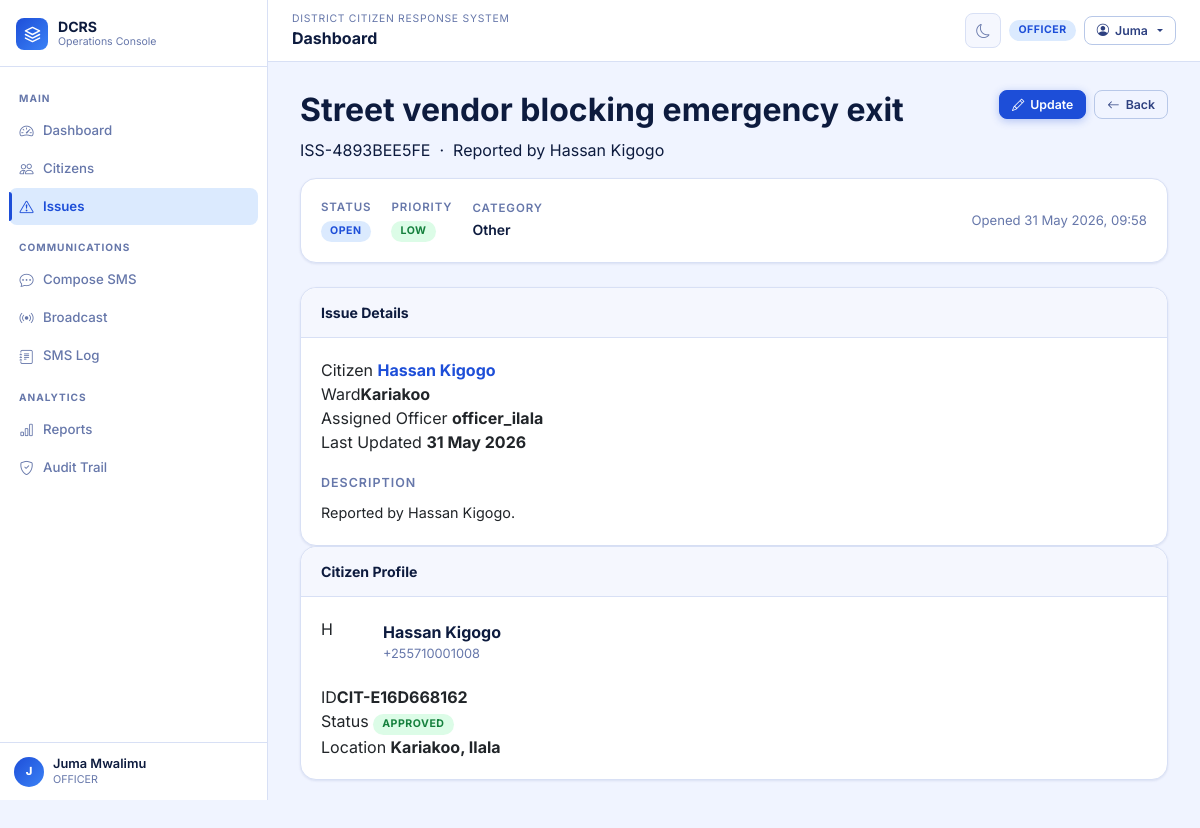
Screenshot of /issues/10/ (signed in) with the database file from the repository.
### apps/accounts/models.py (models this page shows, shortened)
class User(AbstractUser):
    class Role(models.TextChoices):
        ADMIN = "ADMIN", "Admin"
        OFFICER = "OFFICER", "Officer"
        CITIZEN = "CITIZEN", "Citizen"
    role = models.CharField(max_length=20, choices=Role.choices, default=Role.OFFICER)
    phone_number = models.CharField(max_length=20, blank=True, unique=True, null=True)
    national_id = models.CharField(max_length=32, blank=True, unique=True)
    ward = models.ForeignKey(
        "localities.Ward",
        on_delete=models.SET_NULL,
        null=True,
        blank=True,
        related_name="users",
    )
    is_phone_verified = models.BooleanField(default=False)
    failed_login_attempts = models.PositiveSmallIntegerField(default=0)
    locked_until = models.DateTimeField(blank=True, null=True)
    class Meta:
        ordering = ["username"]

### apps/issues/models.py (models this page shows, shortened)
class Issue(models.Model):
    class Category(models.TextChoices):
        SANITATION = "SANITATION", "Sanitation"
        ROAD = "ROAD", "Road"
        WATER = "WATER", "Water"
        LIGHTING = "LIGHTING", "Lighting"
        SECURITY = "SECURITY", "Security"
        OTHER = "OTHER", "Other"
    class Priority(models.TextChoices):
        LOW = "LOW", "Low"
        MEDIUM = "MEDIUM", "Medium"
        HIGH = "HIGH", "High"
        CRITICAL = "CRITICAL", "Critical"
    class Status(models.TextChoices):
        OPEN = "OPEN", "Open"
        IN_PROGRESS = "IN_PROGRESS", "In progress"
        ESCALATED = "ESCALATED", "Escalated"
        RESOLVED = "RESOLVED", "Resolved"
        CLOSED = "CLOSED", "Closed"
    reference_no = models.CharField(max_length=24, unique=True, editable=False)
    citizen = models.ForeignKey("citizens.Citizen", on_delete=models.CASCADE, related_name="issues")
    title = models.CharField(max_length=180)
    description = models.TextField()
    category = models.CharField(max_length=20, choices=Category.choices)
    priority = models.CharField(max_length=20, choices=Priority.choices, default=Priority.MEDIUM)
    status = models.CharField(max_length=20, choices=Status.choices, default=Status.OPEN)
    ward = models.ForeignKey("localities.Ward", on_delete=models.PROTECT, related_name="issues")
    assigned_officer = models.ForeignKey(
        settings.AUTH_USER_MODEL,
        on_delete=models.SET_NULL,
        blank=True,
        null=True,
        related_name="assigned_issues",
    )
    internal_notes = models.TextField(blank=True)
    escalated_to_district = models.BooleanField(default=False)
    closed_at = models.DateTimeField(blank=True, null=True)
    created_at = models.DateTimeField(auto_now_add=True)
    updated_at = models.DateTimeField(auto_now=True)
    class Meta:
        ordering = ["-created_at"]

### apps/citizens/models.py (models this page shows, shortened)
class Citizen(models.Model):
    class Gender(models.TextChoices):
        FEMALE = "FEMALE", "Female"
        MALE = "MALE", "Male"
        OTHER = "OTHER", "Other"
    class Status(models.TextChoices):
        PENDING = "PENDING", "Pending"
        APPROVED = "APPROVED", "Approved"
        REJECTED = "REJECTED", "Rejected"
        SUSPENDED = "SUSPENDED", "Suspended"
    citizen_id = models.CharField(max_length=24, unique=True, editable=False)
    user = models.OneToOneField(
        settings.AUTH_USER_MODEL,
        on_delete=models.SET_NULL,
        blank=True,
        null=True,
        related_name="citizen_profile",
    )
    full_name = models.CharField(max_length=160)
    national_id = models.CharField(max_length=32, unique=True)
    phone_number = models.CharField(max_length=20, unique=True)
    gender = models.CharField(max_length=16, choices=Gender.choices)
    date_of_birth = models.DateField(blank=True, null=True)
    region = models.ForeignKey("localities.Region", on_delete=models.PROTECT, related_name="citizens")
    district = models.ForeignKey("localities.District", on_delete=models.PROTECT, related_name="citizens")
    ward = models.ForeignKey("localities.Ward", on_delete=models.PROTECT, related_name="citizens")
    mtaa = models.ForeignKey(
        "localities.Mtaa", on_delete=models.PROTECT, related_name="citizens", blank=True, null=True
    )
    profile_photo = models.ImageField(upload_to="citizens/photos/", blank=True, null=True)
    registration_notes = models.TextField(blank=True)
    status = models.CharField(max_length=20, choices=Status.choices, default=Status.PENDING)
    created_at = models.DateTimeField(auto_now_add=True)
    updated_at = models.DateTimeField(auto_now=True)
    class Meta:
        ordering = ["-created_at"]

### apps/localities/models.py (models this page shows, shortened)
class Ward(models.Model):
    district = models.ForeignKey(District, on_delete=models.CASCADE, related_name="wards")
    name = models.CharField(max_length=120)
    class Meta:
        ordering = ["name"]
        unique_together = [("district", "name")]

class District(models.Model):
    region = models.ForeignKey(Region, on_delete=models.CASCADE, related_name="districts")
    name = models.CharField(max_length=120)
    class Meta:
        ordering = ["name"]
        unique_together = [("region", "name")]

### apps/issues/views.py (the view)
# urls.py: path("<int:pk>/", IssueDetailView.as_view(), name="detail"),
class IssueDetailView(LoginRequiredMixin, DetailView):
    model = Issue
    template_name = "issues/issue_detail.html"
    context_object_name = "issue"

### templates/issues/issue_detail.html (shortened to what this page needs)
{% extends 'base.html' %}
{% block content %}
<div class="page-header">
  <div style="display:flex;align-items:flex-start;justify-content:space-between;gap:16px">
    <div>
      <h2>{{ issue.title|truncatechars:70 }}</h2>
      <p>{{ issue.reference_no }} &nbsp;·&nbsp; Reported by {{ issue.citizen.full_name }}</p>
    </div>
    <div style="display:flex;gap:8px">
      <a class="btn btn-primary btn-sm" href="{% url 'issues:update' issue.pk %}">
        <i class="bi bi-pencil"></i> Update
      </a>
      <a class="btn btn-outline btn-sm" href="{% url 'issues:list' %}">
        <i class="bi bi-arrow-left"></i> Back
      </a>
    </div>
  </div>
</div>
<div class="card mb-4" style="border-left:4px solid var(--accent)">
  <div class="card-body" style="padding:16px 20px;display:flex;align-items:center;gap:20px;flex-wrap:wrap">
    <div>
      <div style="font-size:0.72rem;font-weight:600;text-transform:uppercase;letter-spacing:0.08em;color:var(--muted)">Status</div>
      <span class="badge status-{{ issue.status }}" style="margin-top:4px;font-size:0.82rem">{{ issue.get_status_display }}</span>
    </div>
    <div>
      <div style="font-size:0.72rem;font-weight:600;text-transform:uppercase;letter-spacing:0.08em;color:var(--muted)">Priority</div>
      <span class="badge priority-{{ issue.priority }}" style="margin-top:4px;font-size:0.82rem">{{ issue.get_priority_display }}</span>
    </div>
    <div>
      <div style="font-size:0.72rem;font-weight:600;text-transform:uppercase;letter-spacing:0.08em;color:var(--muted)">Category</div>
      <span style="font-size:0.875rem;font-weight:600;color:var(--text)">{{ issue.get_category_display }}</span>
    </div>
    <div style="margin-left:auto;font-size:0.82rem;color:var(--muted)">
      Opened {{ issue.created_at|date:"d M Y, H:i" }}
    </div>
  </div>
</div>
<div class="grid-2 mb-4">
  <div class="card">
    <div class="card-header"><span class="card-title">Issue Details</span></div>
    <div class="card-body">
      <div class="detail-grid" style="grid-template-columns:1fr 1fr;margin-bottom:20px">
        <div class="detail-item"><label>Citizen</label>
          <strong><a href="{% url 'citizens:detail' issue.citizen.pk %}" style="color:var(--accent)">{{ issue.citizen.full_name }}</a></strong>
        </div>
        <div class="detail-item"><label>Ward</label><strong>{{ issue.ward.name }}</strong></div>
        <div class="detail-item"><label>Assigned Officer</label>
          <strong>{{ issue.assigned_officer|default:"Unassigned" }}</strong>
        </div>
        <div class="detail-item"><label>Last Updated</label>
          <strong>{{ issue.updated_at|date:"d M Y" }}</strong>
        </div>
      </div>
      <div>
        <div style="font-size:0.78rem;font-weight:600;text-transform:uppercase;letter-spacing:0.08em;color:var(--muted);margin-bottom:8px">Description</div>
        <p style="color:var(--text-soft);font-size:0.9rem;line-height:1.7;margin:0">{{ issue.description }}</p>
      </div>
    </div>
  </div>
  <div class="card">
    <div class="card-header"><span class="card-title">Citizen Profile</span></div>
    <div class="card-body">
      <div style="display:flex;align-items:center;gap:14px;margin-bottom:20px">
        <div class="user-avatar" style="width:48px;height:48px;font-size:1rem">
          {{ issue.citizen.full_name|slice:":1"|upper }}
        </div>
        <div>
          <div style="font-weight:700;color:var(--text)">{{ issue.citizen.full_name }}</div>
          <div style="font-size:0.8rem;color:var(--muted)">{{ issue.citizen.phone_number }}</div>
        </div>
      </div>
      <div class="detail-grid" style="grid-template-columns:1fr 1fr">
        <div class="detail-item"><label>ID</label><strong>{{ issue.citizen.citizen_id }}</strong></div>
        <div class="detail-item"><label>Status</label>
          <span class="badge status-{{ issue.citizen.status }}">{{ issue.citizen.get_status_display }}</span>
        </div>
        <div class="detail-item" style="grid-column:1/-1"><label>Location</label>
          <strong>{{ issue.citizen.ward.name }}, {{ issue.citizen.district.name }}</strong>
        </div>
      </div>
    </div>
  </div>
</div>
{% endblock %}

### templates/partials/sidebar.html
<aside class="app-sidebar" id="appSidebar">
  <div class="sidebar-header">
    <a class="sidebar-brand" href="{% url 'reports:dashboard' %}">
      <div class="brand-logo">
        <svg viewBox="0 0 24 24" fill="none">
          <path d="M12 2L2 7l10 5 10-5-10-5zM2 17l10 5 10-5M2 12l10 5 10-5" stroke="white" stroke-width="2" stroke-linecap="round" stroke-linejoin="round"/>
        </svg>
      </div>
      <div><div class="brand-name">DCRS</div><div class="brand-sub">Operations Console</div></div>
    </a>
  </div>
  <nav class="sidebar-nav">
    <span class="sidebar-section-label">Main</span>
    <a href="{% url 'reports:dashboard' %}"        class="sidebar-link"><i class="bi bi-speedometer2"></i> Dashboard</a>
    <a href="{% url 'citizens:list' %}"            class="sidebar-link"><i class="bi bi-people"></i> Citizens</a>
    <a href="{% url 'issues:list' %}"              class="sidebar-link"><i class="bi bi-exclamation-triangle"></i> Issues</a>
    <span class="sidebar-section-label">Communications</span>
    <a href="{% url 'notifications:compose' %}"    class="sidebar-link"><i class="bi bi-chat-dots"></i> Compose SMS</a>
    <a href="{% url 'notifications:broadcast' %}"  class="sidebar-link"><i class="bi bi-broadcast"></i> Broadcast</a>
    <a href="{% url 'notifications:log' %}"        class="sidebar-link"><i class="bi bi-journal-text"></i> SMS Log</a>
    <span class="sidebar-section-label">Analytics</span>
    <a href="{% url 'reports:registration_report' %}" class="sidebar-link"><i class="bi bi-bar-chart"></i> Reports</a>
    <a href="{% url 'reports:audit_log' %}"        class="sidebar-link"><i class="bi bi-shield-check"></i> Audit Trail</a>
  </nav>
  <div class="sidebar-footer">
    <div class="sb-user">
      <div class="sb-avatar">{{ user.get_full_name|default:user.username|slice:":1"|upper }}</div>
      <div>
        <div class="sb-name">{{ user.get_full_name|default:user.username }}</div>
        <div class="sb-role">{{ user.role|default:'Officer' }}</div>
      </div>
    </div>
  </div>
</aside>

### templates/partials/navbar.html (shortened to what this page needs)
<nav class="app-navbar">
  <div style="display:flex;align-items:center;gap:10px;min-width:0;flex:1">
    <div style="min-width:0">
      <div class="nav-bc">District Citizen Response System</div>
      <div class="nav-title">{% block page_title %}Dashboard{% endblock %}</div>
    </div>
  </div>
  <div style="display:flex;align-items:center;gap:8px;flex-shrink:0">
    <button class="btn-theme" data-theme-toggle title="Toggle theme"><i class="bi bi-moon"></i></button>
    <span class="badge badge-blue d-none d-md-inline-flex">{{ user.role|default:'Guest' }}</span>
    <div class="dropdown">
      <button class="btn btn-sm btn-outline dropdown-toggle" data-bs-toggle="dropdown" type="button">
        <i class="bi bi-person-circle"></i>
        <span class="d-none d-sm-inline">{{ user.get_short_name|default:user.username }}</span>
      </button>
    </div>
  </div>
</nav>

### rows the page displays
User: get_full_name "J", get_full_name "Juma Mwalimu", role "OFFICER", get_short_name "Juma"
Issue: title "Street vendor blocking emergency exit", reference_no "ISS-4893BEE5FE", citizen.full_name "Hassan Kigogo", status "OPEN", priority "LOW", category "Other", created_at "31 May 2026, 09:58", ward.name "Kariakoo", assigned_officer "officer_ilala", updated_at "31 May 2026", description "Reported by Hassan Kigogo.", citizen.full_name "H", citizen.phone_number "+255710001008", citizen.citizen_id "CIT-E16D668162", citizen.status "APPROVED", citizen.ward.name "Kariakoo", citizen.district.name "Ilala"
